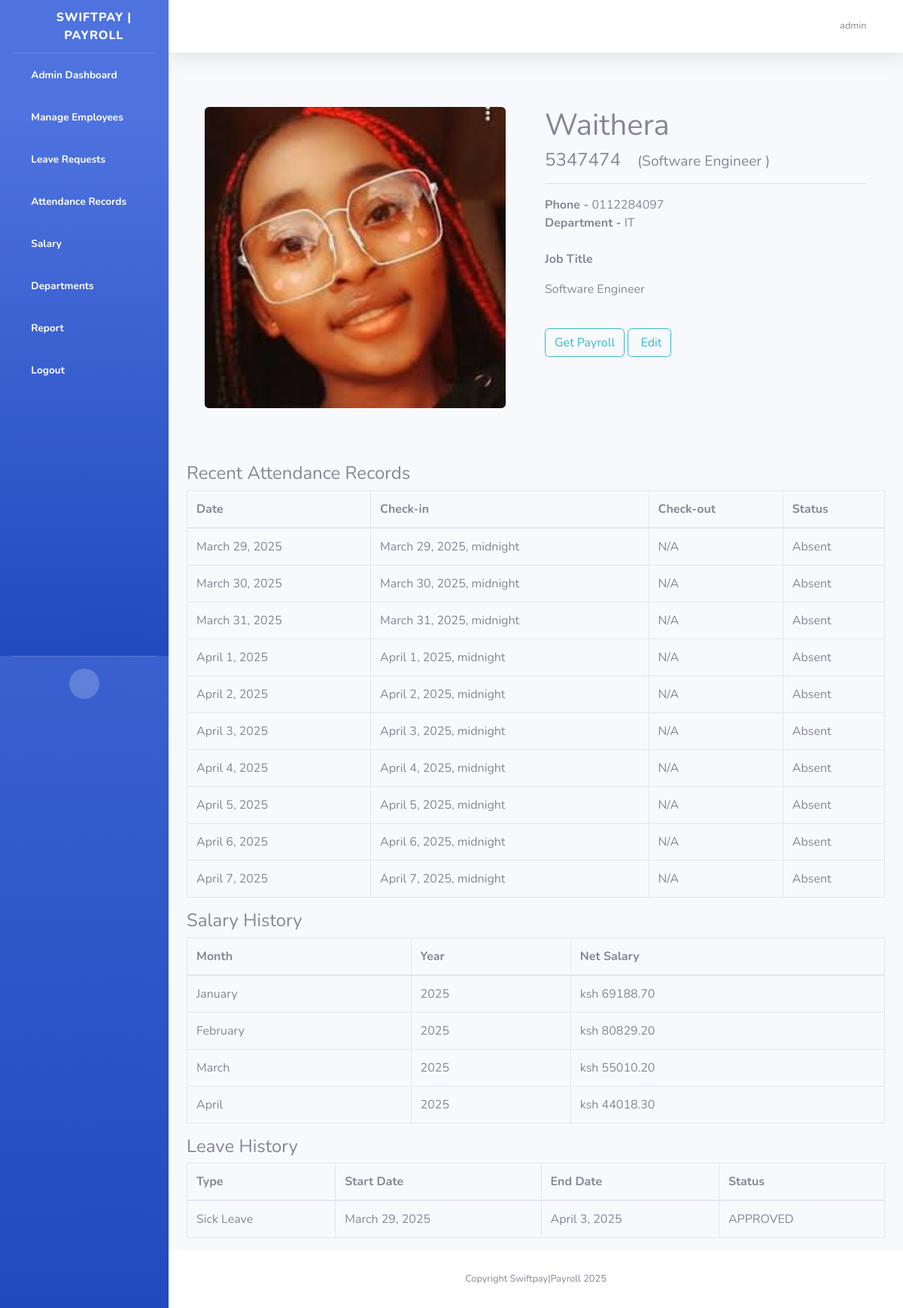
Page /employees/profile/5347474/ (signed in) on the committed database.
### mywebsite/models.py (models this page shows, shortened)
class CustomUser(AbstractUser):
    GENDER_CHOICES = [
        ('M', 'Male'),
        ('F', 'Female'),
        ('O', 'Other')
    ]
    employee_id = models.CharField(max_length=20, unique=True)
    date_of_birth = models.DateField(null=True, blank=True)
    gender = models.CharField(max_length=1, choices=GENDER_CHOICES)
    phone_number = models.CharField(max_length=15, blank=True)
    address = models.TextField(blank=True)
    joined_date = models.DateField(default=timezone.now)
    role = models.ForeignKey(EmployeeRole, on_delete=models.SET_NULL, null=True)
    department = models.ForeignKey(Department, on_delete=models.SET_NULL, null=True)
    is_active_employee = models.BooleanField(default=True)
    middle_name = models.CharField(max_length=255, null=True, blank=True)
    residential_status = models.CharField(max_length=2, choices=[
        ('R', 'Resident'),
        ('NR', 'Non-Resident')
    ], null=True, blank=True)
    national_id = models.CharField(max_length=10, null=True, blank=True)
    kra_pin = models.CharField(max_length=11, null=True, blank=True)
    nssf_no = models.CharField(max_length=15, null=True, blank=True)
    nhif_no = models.CharField(max_length=15, null=True, blank=True)
    passport_photo = models.ImageField(upload_to='employee_photos/', blank=True, null=True)
    basic_salary = models.DecimalField(max_digits=10, decimal_places=2, null=True, blank=True)
    bank = models.CharField(max_length=50, null=True, blank=True)
    bank_account_name = models.CharField(max_length=255, null=True, blank=True)
    bank_account_number = models.CharField(max_length=35, null=True, blank=True)
    bank_branch = models.CharField(max_length=40, null=True, blank=True)
    employee_personal_number = models.CharField(max_length=50, null=True, blank=True)
    date_of_employment = models.DateField(null=True, blank=True)
    contract_type = models.CharField(choices=[
        ('P', 'Permanent'),
        ('T', 'Temporary')
    ], max_length=1, null=True, blank=True)
    job_title = models.CharField(max_length=50, null=True, blank=True)
    employee_email = models.EmailField(null=True, blank=True)
    mobile_phone = models.CharField(max_length=15, null=True, blank=True)

class EmployeeRole(models.Model):
    title = models.CharField(max_length=100)
    base_salary = models.DecimalField(max_digits=10, decimal_places=2)
    department = models.ForeignKey(Department, on_delete=models.SET_NULL, null=True)
    def __str__(self):
        return self.title

class Department(models.Model):
    name = models.CharField(max_length=100, unique=True)
    description = models.TextField(blank=True, null=True)
    def __str__(self):
        return self.name

class Attendance(models.Model):
    employee = models.ForeignKey(CustomUser, on_delete=models.CASCADE)
    date = models.DateField()
    check_in = models.DateTimeField()
    check_out = models.DateTimeField(null=True, blank=True)
    is_present = models.BooleanField(default=False)
    is_leave = models.BooleanField(default=False)
    class Meta:
        unique_together = ('employee', 'date')

class Salary(models.Model):
    employee = models.ForeignKey('CustomUser', on_delete=models.CASCADE)
    base_salary = models.DecimalField(max_digits=10, decimal_places=2)
    bonus = models.DecimalField(max_digits=10, decimal_places=2, default=Decimal('0.00'))
    tax_rate = models.DecimalField(max_digits=5, decimal_places=2, default=Decimal('0.00'))
    deductions = models.DecimalField(max_digits=10, decimal_places=2, default=Decimal('0.00'), editable=False)
    net_salary = models.DecimalField(max_digits=10, decimal_places=2, editable=False)
    month = models.IntegerField(validators=[MinValueValidator(1), MaxValueValidator(12)], default=datetime.today().month)
    year = models.IntegerField(default=datetime.today().year)
    def get_month_name(self):
        return month_name[self.month]  # Converts 1 → 'January', 2 → 'February', etc.

class LeaveApplication(models.Model):
    STATUS_CHOICES = [
        ('PENDING', 'Pending'),
        ('APPROVED', 'Approved'),
        ('REJECTED', 'Rejected')
    ]
    employee = models.ForeignKey(CustomUser, on_delete=models.CASCADE)
    leave_type = models.ForeignKey(LeaveType, on_delete=models.CASCADE)
    start_date = models.DateField()
    end_date = models.DateField()
    days = models.IntegerField()
    reason = models.TextField()
    status = models.CharField(max_length=10, choices=STATUS_CHOICES, default='PENDING')
    applied_on = models.DateTimeField(auto_now_add=True)

class LeaveType(models.Model):
    name = models.CharField(max_length=50)
    max_days_per_year = models.IntegerField()

### mywebsite/views.py (the view)
# urls.py: path('employees/profile/<str:employee_id>/', views.employee_profile, name='employee_profile'),
@login_required
def employee_profile(request, employee_id):
    employee = get_object_or_404(CustomUser, employee_id=employee_id)
    context = {
        'employee': employee,
        'attendance_records': Attendance.objects.filter(employee=employee)[:10],
        'salary_history': Salary.objects.filter(employee=employee),
        'leave_history': LeaveApplication.objects.filter(employee=employee)
    }
    return render(request, 'employees/employee_profile.html', context)

### templates/employees/employee_profile.html (shortened to what this page needs)
{% extends "base.html" %}
{% load static %}
{% block content %}
<div class="">
    <div class="container p-5">
        <div class="row">
            <div class="col-md-6">
                <span>
                    <img src="{% if employee.passport_photo %}{{ employee.passport_photo.url }}{% else %}{% static 'images/profile.png' %}{% endif %}"
                         class="rounded img-fluid"
                         width="400" height="400"/>
                </span>
            </div>
            <div class="col-md-6">
                <div class="content text-capitalize">
                    <h1> {{ employee.username }}</h1>
                    <h4>{{ employee.employee_id }}
                        <small class="ml-3">({{ employee.role }} )</small>
                    </h4>
                    <hr>
                    <span><strong>Phone -</strong> {{ employee.phone_number }} </span><br>
                    <span><strong>Department -</strong> {{ employee.department }} </span>
                    <br>
                    <br>
                    <p><strong>Job Title</strong></p>
                    <p>{{ employee.role }}</p>
                    <br>
                    <a href="#" class="btn btn-outline-info">Get Payroll</a>
                    <a href="{% url 'update_employee' employee_id=employee.employee_id %}" class="btn btn-outline-info">
                         Edit
                    </a>
                </div>
            </div>
        </div>
    </div>
</div>
<div class="container mt-4">
    <h4>Recent Attendance Records</h4>
    <table class="table table-bordered">
        <thead>
            <tr>
                <th>Date</th>
                <th>Check-in</th>
                <th>Check-out</th>
                <th>Status</th>
            </tr>
        </thead>
        <tbody>
            {% for record in attendance_records %}
            <tr>
                <td>{{ record.date }}</td>
                <td>{{ record.check_in }}</td>
                <td>{{ record.check_out|default:"N/A" }}</td>
                <td>{{ record.is_present|yesno:"Present,Absent" }}</td>
            </tr>
            {% empty %}
            <tr>
                <td colspan="4">No recent attendance records.</td>
            </tr>
            {% endfor %}
        </tbody>
    </table>
    <h4>Salary History</h4>
    <table class="table table-bordered">
        <thead>
            <tr>
                <th>Month</th>
                <th>Year</th>
                <th>Net Salary</th>
            </tr>
        </thead>
        <tbody>
            {% for salary in salary_history %}
            <tr>
                <td>{{ salary.get_month_name }}</td>
                <td>{{ salary.year }}</td>
                <td>ksh {{ salary.net_salary }}</td>
            </tr>
            {% empty %}
            <tr>
                <td colspan="3">No salary records available.</td>
            </tr>
            {% endfor %}
        </tbody>
    </table>
    <h4>Leave History</h4>
    <table class="table table-bordered">
        <thead>
            <tr>
                <th>Type</th>
                <th>Start Date</th>
                <th>End Date</th>
                <th>Status</th>
            </tr>
        </thead>
        <tbody>
            {% for leave in leave_history %}
            <tr>
                <td>{{ leave.leave_type.name }}</td>
                <td>{{ leave.start_date }}</td>
                <td>{{ leave.end_date }}</td>
                <td>{{ leave.status }}</td>
            </tr>
            {% empty %}
            <tr>
                <td colspan="4">No leave records available.</td>
            </tr>
            {% endfor %}
        </tbody>
    </table>
</div>
{% endblock %}

### templates/base.html (shortened to what this page needs)
<!DOCTYPE html>
<html lang="en">
<head>
    {% load static %}
    <link href="{% static 'theme/vendor/fontawesome-free/css/all.min.css'  %}" rel="stylesheet" type="text/css">
    <link href="{% static 'theme/css/sb-admin-2.min.css'  %}" rel="stylesheet">
    <link href="{% static 'css/app.css'  %}" rel="stylesheet">
    <link href="{% static 'jquerui/jquery-ui.css' %}" rel='stylesheet' type='text/css'/>
    <link href="https://cdn.datatables.net/1.10.20/css/jquery.dataTables.min.css" rel='stylesheet' type='text/css'/>
</head>
<body id="page-top">
<div id="wrapper">
    <ul class="navbar-nav bg-gradient-primary sidebar sidebar-dark accordion" id="accordionSidebar">
        <a class="sidebar-brand d-flex align-items-center justify-content-center" href="">
            <div class="sidebar-brand-icon rotate-n-15">
                <i class="fas fa-money-check-alt"></i>
            </div>
            <div class="sidebar-brand-text mx-3">SwiftPay | Payroll</div>
        </a>
        {% if user.is_authenticated %}
        <ul class="navbar-nav bg-gradient-primary sidebar sidebar-dark accordion" id="accordionSidebar">
            {% if user.is_superuser %}
                <li class="nav-item active">
                    <a class="nav-link" href="{% url 'dashboard' %}">
                        <i class="fas fa-fw fa-user-shield"></i>
                        <span>Admin Dashboard</span></a>
                </li>
                <li class="nav-item active">
                    <a class="nav-link" href="{% url 'employee_list' %}">
                        <i class="fas fa-fw fa-user-friends"></i>
                        <span>Manage Employees</span></a>
                </li>
                <li class="nav-item active">
                    <a class="nav-link" href="{% url 'leave_application_list' %}">
                        <i class="fas fa-fw fa-calendar-check"></i>
                        <span>Leave Requests</span></a>
                </li>
                <li class="nav-item active">
                    <a class="nav-link" href="{% url 'attendance_list'%}">
                        <i class="fas fa-fw fa-book-medical"></i>
                        <span>Attendance Records</span></a>
                </li>
                <li class="nav-item active">
                    <a class="nav-link" href="{% url 'admin_salary_list'%}">
                        <i class="fas fa-fw fa-check-circle"></i>
                        <span>Salary</span></a>
                </li>
                <li class="nav-item active">
                    <a class="nav-link" href="{% url 'department_list'%}">
                        <i class="fas fa-fw fa-check-circle"></i>
                        <span>Departments</span></a>
                </li>
                <li class="nav-item active">
                    <a class="nav-link" href="{% url 'monthly_payroll_report'%}">
                        <i class="fas fa-fw fa-check-circle"></i>
                        <span>Report</span></a>
                </li>
            {% endif %}
            <li class="nav-item active">
                <a class="nav-link" href="{% url 'logout' %}">
                    <i class="fas fa-fw fa-sign-out-alt"></i>
                    <span>Logout</span></a>
            </li>
        </ul>
    {% endif %}
        <hr class="sidebar-divider">
        <div class="text-center d-none d-md-inline">
            <button class="rounded-circle border-0" id="sidebarToggle"></button>
        </div>
    </ul>
    <div id="content-wrapper" class="d-flex flex-column">
        <div id="content">
            <nav class="navbar navbar-expand navbar-light bg-white topbar mb-4 static-top shadow">
                <ul class="navbar-nav ml-auto">
                    <li class="nav-item dropdown no-arrow">
                        <a class="nav-link dropdown-toggle" href="#" id="userDropdown" role="button"
                           data-toggle="dropdown" aria-haspopup="true" aria-expanded="false">
                            <span class="mr-2 d-none d-lg-inline text-gray-600 small">{{request.user.username}}</span>
                            <i class="far fa-user-circle"></i>
                        </a>
                    </li>
                </ul>
            </nav>
            {% block content %}
            {% endblock %}
            <footer class="sticky-footer bg-white">
                <div class="container my-auto">
                    <div class="copyright text-center my-auto">
                        <span>Copyright Swiftpay|Payroll 2025</span>
                    </div>
                </div>
            </footer>
        </div>
    </div>
</div>
</body>
</html>

### rows in the picture
CustomUser: user.username "admin"
CustomUser: passport_photo (picture), username "Waithera", employee_id "5347474", role "Software Engineer", phone_number "0112284097", department "IT"
Attendance: date "March 29, 2025", check_in "March 29, 2025, midnight", check_out "N/A", is_present "Absent"
Attendance: date "March 30, 2025", check_in "March 30, 2025, midnight", check_out "N/A", is_present "Absent"
Attendance: date "March 31, 2025", check_in "March 31, 2025, midnight", check_out "N/A", is_present "Absent"
Attendance: date "April 1, 2025", check_in "April 1, 2025, midnight", check_out "N/A", is_present "Absent"
Attendance: date "April 2, 2025", check_in "April 2, 2025, midnight", check_out "N/A", is_present "Absent"
Attendance: date "April 3, 2025", check_in "April 3, 2025, midnight", check_out "N/A", is_present "Absent"
Attendance: date "April 4, 2025", check_in "April 4, 2025, midnight", check_out "N/A", is_present "Absent"
Attendance: date "April 5, 2025", check_in "April 5, 2025, midnight", check_out "N/A", is_present "Absent"
Attendance: date "April 6, 2025", check_in "April 6, 2025, midnight", check_out "N/A", is_present "Absent"
Attendance: date "April 7, 2025", check_in "April 7, 2025, midnight", check_out "N/A", is_present "Absent"
Salary: get_month_name "January", year "2025", net_salary "69188.70"
Salary: get_month_name "February", year "2025", net_salary "80829.20"
Salary: get_month_name "March", year "2025", net_salary "55010.20"
Salary: get_month_name "April", year "2025", net_salary "44018.30"
LeaveApplication: leave_type.name "Sick Leave", start_date "March 29, 2025", end_date "April 3, 2025", status "APPROVED"
